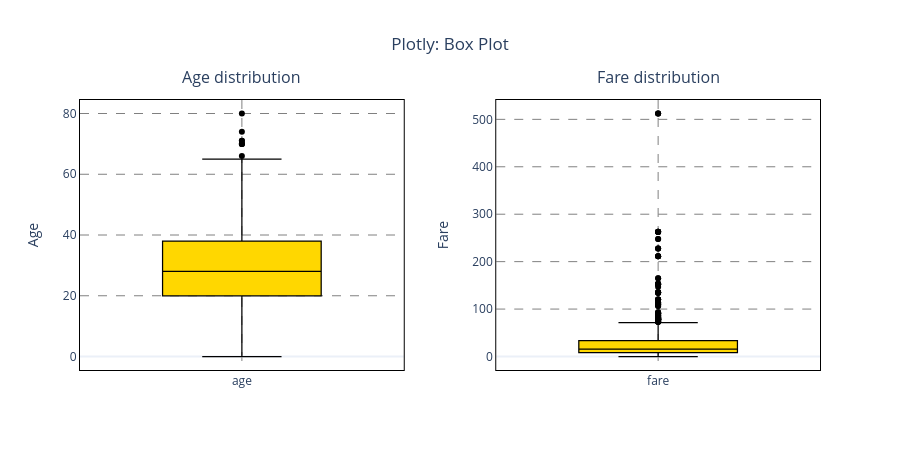

The code cell stored with this chart in its notebook:
### Code cell
# Graphic results - Box Plot - Plotly

import plotly.graph_objects as go
from plotly.subplots import make_subplots

# !pip install nbformat

# Input data
lib_name = "Plotly"
chart_name = "Box Plot"

# Solution
fig = (make_subplots(1, 2, horizontal_spacing=0.125, subplot_titles=("Age distribution", "Fare distribution")).
       update_annotations(yshift=10))

row, col = 1, 1
fig.add_trace(go.Box(y=ages, name="age", fillcolor="gold",
                     line=dict(color="black", width=1.25)), row=row, col=col)

fig.update_yaxes(title=dict(text="Age", standoff=2 * 10), row=row, col=col)
fig.update_xaxes(showgrid=True, gridwidth=1.0, gridcolor='gray', griddash='dash', row=row, col=col)
fig.update_yaxes(showgrid=True, gridwidth=1.0, gridcolor='gray', griddash='dash', row=row, col=col)

row, col = 1, 2
fig.add_trace(go.Box(y=fares, name="fare", fillcolor="gold",
                     line=dict(color="black", width=1.25)), row=row, col=col)
fig.update_yaxes(title=dict(text="Fare", standoff=2 * 10), row=row, col=col)
fig.update_xaxes(showgrid=True, gridwidth=1.0, gridcolor='gray', griddash='dash', row=row, col=col)
fig.update_yaxes(showgrid=True, gridwidth=1.0, gridcolor='gray', griddash='dash', row=row, col=col)

fig.update_layout(width=900, height=450, title_text=f"{lib_name}: {chart_name}", title_x=0.5, template="plotly_white",
                  showlegend=False)
fig.update_xaxes(showline=True, linewidth=1, linecolor='black', mirror=True)
fig.update_yaxes(showline=True, linewidth=1, linecolor='black', mirror=True)

fig.show()

### Figure 1 — Plotly figure (JSON) as saved in the notebook; plotly's stock layout.template omitted (floating-point values rounded to 4 significant figures; data arrays with more than 128 entries replaced by an {"elided": "..."} marker saying what was removed)
{"data": [{"fillcolor": "gold", "line": {"color": "black", "width": 1.25}, "name": "age", "y": {"elided": "714 int values"}, "type": "box", "xaxis": "x", "yaxis": "y"}, {"fillcolor": "gold", "line": {"color": "black", "width": 1.25}, "name": "fare", "y": {"elided": "714 float values"}, "type": "box", "xaxis": "x2", "yaxis": "y2"}], "layout": {"xaxis": {"anchor": "y", "domain": [0.0, 0.4375], "showgrid": true, "gridwidth": 1.0, "gridcolor": "gray", "griddash": "dash", "showline": true, "linewidth": 1, "linecolor": "black", "mirror": true}, "yaxis": {"anchor": "x", "domain": [0.0, 1.0], "title": {"text": "Age", "standoff": 20}, "showgrid": true, "gridwidth": 1.0, "gridcolor": "gray", "griddash": "dash", "showline": true, "linewidth": 1, "linecolor": "black", "mirror": true}, "xaxis2": {"anchor": "y2", "domain": [0.5625, 1.0], "showgrid": true, "gridwidth": 1.0, "gridcolor": "gray", "griddash": "dash", "showline": true, "linewidth": 1, "linecolor": "black", "mirror": true}, "yaxis2": {"anchor": "x2", "domain": [0.0, 1.0], "title": {"text": "Fare", "standoff": 20}, "showgrid": true, "gridwidth": 1.0, "gridcolor": "gray", "griddash": "dash", "showline": true, "linewidth": 1, "linecolor": "black", "mirror": true}, "annotations": [{"font": {"size": 16}, "showarrow": false, "text": "Age distribution", "x": 0.2188, "xanchor": "center", "xref": "paper", "y": 1.0, "yanchor": "bottom", "yref": "paper", "yshift": 10}, {"font": {"size": 16}, "showarrow": false, "text": "Fare distribution", "x": 0.7812, "xanchor": "center", "xref": "paper", "y": 1.0, "yanchor": "bottom", "yref": "paper", "yshift": 10}], "title": {"text": "Plotly: Box Plot", "x": 0.5}, "width": 900, "height": 450, "showlegend": false}}
